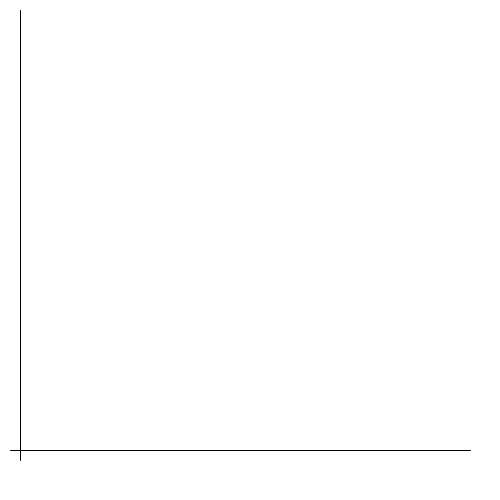
Frame 1 (no input)
Frame 2 (the mouse pressed at the canvas centre, redrawn once): identical to frame 1, image omitted

The Processing sketch that drew this single still picture (run headless with seeded random() and noise(); the mouse was pressed at the canvas centre and the sketch redrawn once):

// Processing sketch: Creating_Axis_X_Y
// ── Creating_Axis_X_Y.pde
void setup()
{
  size(500, 500); //changing the window size
  noLoop(); //the code runs only once
}

void draw(){
  background(255,255,255);
  line(20,10,20,460); //y-axis
  line(10,450,470,450); //x-axis
}
